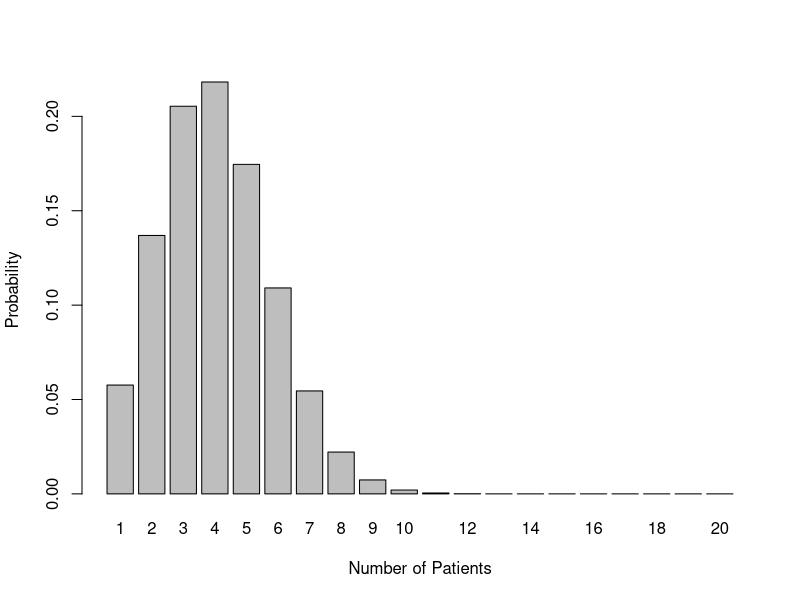

This chart was generated by the following R code:
# 2.a
dbinom(4, size = 20, prob = 0.2)

# 2.b
p <- dbinom(1:20, 20, 0.2)
data = data.frame(y=c(p), x=c(1:20))
barplot(data$y, names.arg=data$x, ylab="Probability", xlab="Number of Patients")

# 2.c
4*0.2
4*0.2*(1-0.2)